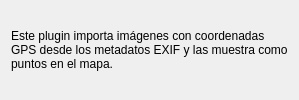
<?xml version="1.0" encoding="UTF-8"?>
<ui version="4.0">
 <class>ImageGeolocatorDialog</class>
 <widget class="QDialog" name="ImageGeolocatorDialog">
  <property name="windowTitle">
   <string>Geolocalizar Imágenes</string>
  </property>
  <layout class="QVBoxLayout" name="verticalLayout">
   <item>
    <widget class="QLabel" name="label">
     <property name="text">
      <string>Este plugin importa imágenes con coordenadas GPS desde los metadatos EXIF y las muestra como puntos en el mapa.</string>
     </property>
     <property name="wordWrap">
      <bool>true</bool>
     </property>
    </widget>
   </item>
  </layout>
 </widget>
 <resources/>
 <connections/>
</ui>
